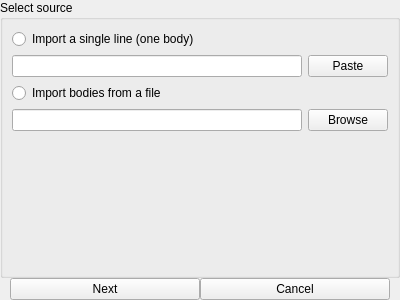
<?xml version="1.0" encoding="UTF-8"?>
<ui version="4.0">
 <author>Bogdan Marinov</author>
 <class>Form</class>
 <widget class="QWidget" name="Form">
  <property name="geometry">
   <rect>
    <x>0</x>
    <y>0</y>
    <width>400</width>
    <height>300</height>
   </rect>
  </property>
  <layout class="QVBoxLayout" name="verticalLayout_5">
   <property name="spacing">
    <number>0</number>
   </property>
   <property name="margin">
    <number>0</number>
   </property>
   <item>
    <widget class="QStackedWidget" name="stackedWidget">
     <property name="currentIndex">
      <number>0</number>
     </property>
     <widget class="QWidget" name="page">
      <layout class="QVBoxLayout" name="verticalLayout">
       <property name="spacing">
        <number>0</number>
       </property>
       <property name="margin">
        <number>0</number>
       </property>
       <item>
        <widget class="QGroupBox" name="groupBox">
         <property name="title">
          <string>Select source</string>
         </property>
         <layout class="QVBoxLayout" name="verticalLayout_2">
          <item>
           <widget class="QRadioButton" name="radioButton">
            <property name="text">
             <string>Import a single line (one body)</string>
            </property>
           </widget>
          </item>
          <item>
           <layout class="QHBoxLayout" name="horizontalLayout">
            <item>
             <widget class="QLineEdit" name="lineEdit"/>
            </item>
            <item>
             <widget class="QPushButton" name="pushButton_3">
              <property name="text">
               <string>Paste</string>
              </property>
             </widget>
            </item>
           </layout>
          </item>
          <item>
           <widget class="QRadioButton" name="radioButton_2">
            <property name="text">
             <string>Import bodies from a file</string>
            </property>
           </widget>
          </item>
          <item>
           <layout class="QHBoxLayout" name="horizontalLayout_2">
            <item>
             <widget class="QLineEdit" name="lineEdit_2"/>
            </item>
            <item>
             <widget class="QPushButton" name="pushButton_4">
              <property name="text">
               <string>Browse</string>
              </property>
             </widget>
            </item>
           </layout>
          </item>
          <item>
           <spacer name="verticalSpacer">
            <property name="orientation">
             <enum>Qt::Vertical</enum>
            </property>
            <property name="sizeHint" stdset="0">
             <size>
              <width>20</width>
              <height>40</height>
             </size>
            </property>
           </spacer>
          </item>
         </layout>
        </widget>
       </item>
      </layout>
     </widget>
     <widget class="QWidget" name="page_2">
      <layout class="QVBoxLayout" name="verticalLayout_3">
       <property name="spacing">
        <number>0</number>
       </property>
       <property name="margin">
        <number>0</number>
       </property>
       <item>
        <widget class="QGroupBox" name="groupBox_2">
         <property name="title">
          <string>Objects found</string>
         </property>
         <layout class="QVBoxLayout" name="verticalLayout_4">
          <item>
           <widget class="QLabel" name="label">
            <property name="text">
             <string>Mark the objects you wish to be imported.</string>
            </property>
           </widget>
          </item>
          <item>
           <widget class="QListWidget" name="listWidget">
            <item>
             <property name="text">
              <string notr="true">2P/Encke</string>
             </property>
             <property name="checkState">
              <enum>Unchecked</enum>
             </property>
             <property name="flags">
              <set>ItemIsSelectable|ItemIsUserCheckable|ItemIsEnabled</set>
             </property>
            </item>
           </widget>
          </item>
         </layout>
        </widget>
       </item>
      </layout>
     </widget>
    </widget>
   </item>
   <item>
    <layout class="QHBoxLayout" name="horizontalLayout_3">
     <property name="leftMargin">
      <number>10</number>
     </property>
     <property name="rightMargin">
      <number>10</number>
     </property>
     <item>
      <widget class="QPushButton" name="pushButton">
       <property name="text">
        <string>Next</string>
       </property>
      </widget>
     </item>
     <item>
      <widget class="QPushButton" name="pushButton_2">
       <property name="text">
        <string>Cancel</string>
       </property>
      </widget>
     </item>
    </layout>
   </item>
  </layout>
 </widget>
 <resources/>
 <connections/>
</ui>
